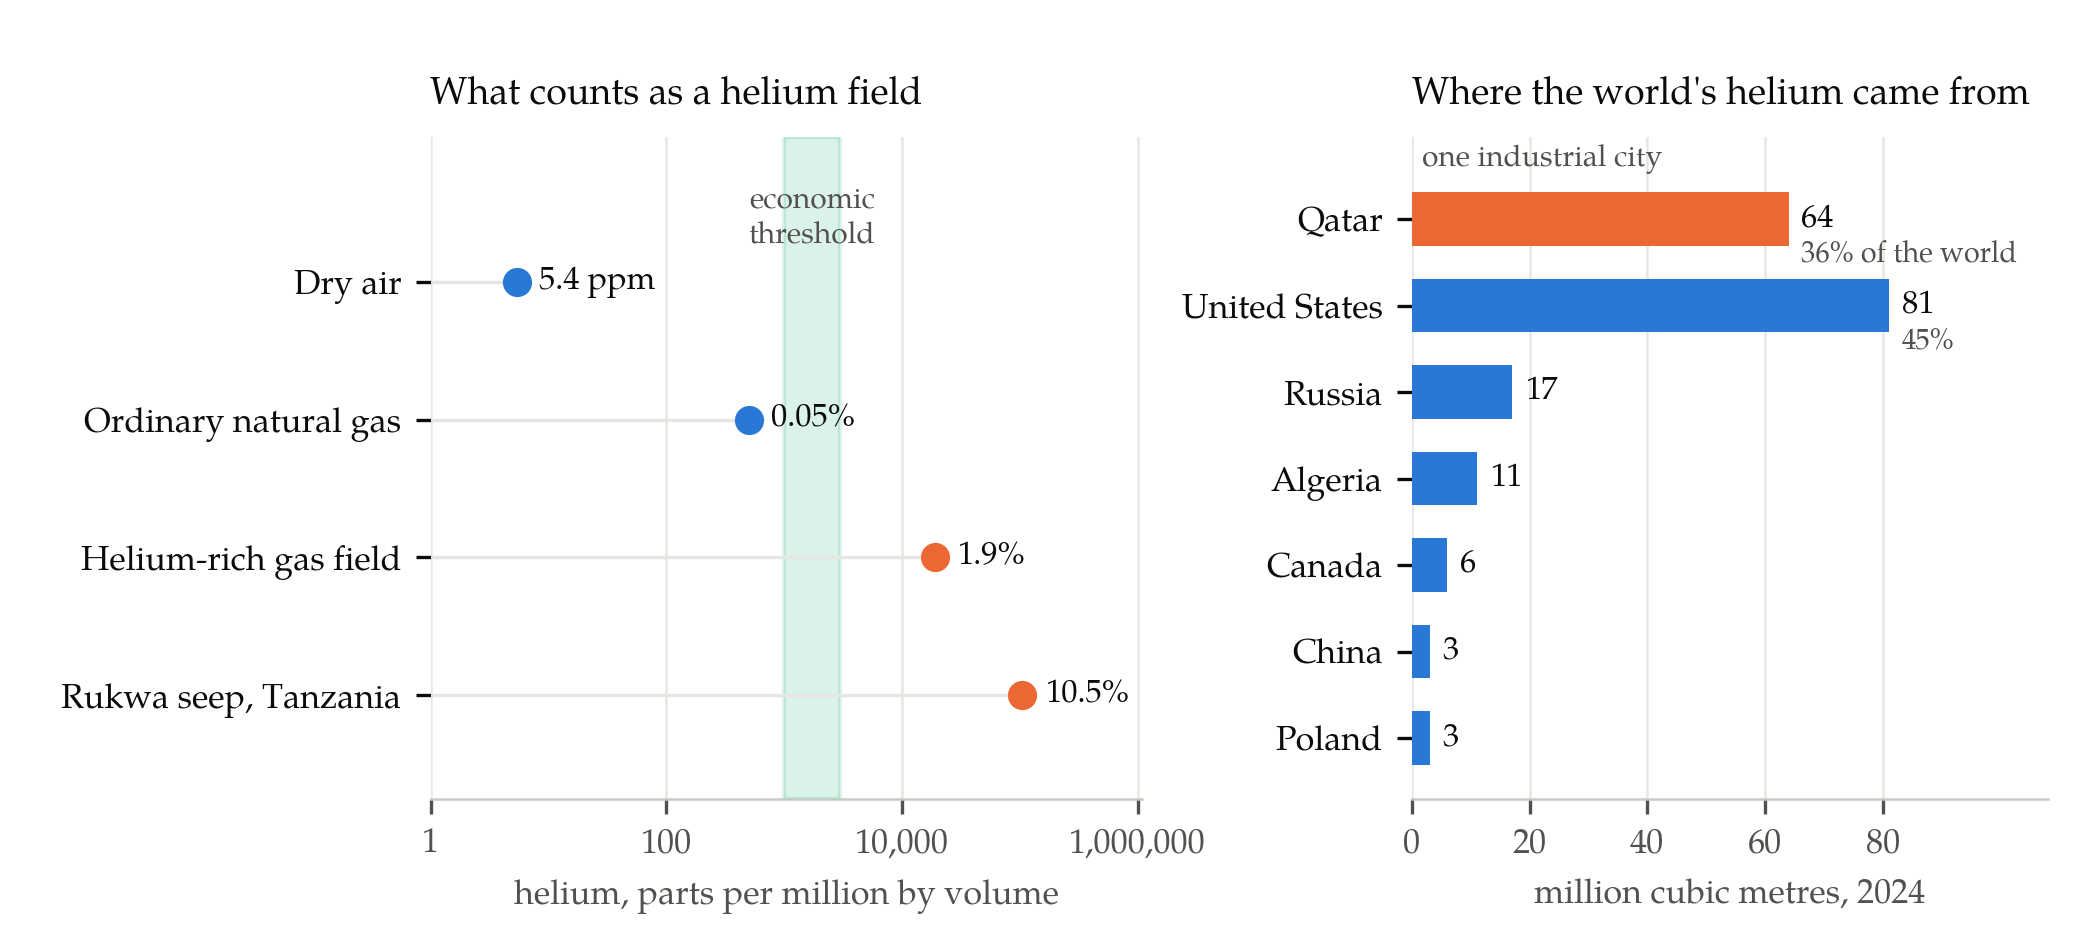

Recreate this plot in Python.
"""Figure for report 010 — the two constraints on helium.

Left panel: helium concentration by source, on a log axis in parts per million
by volume. Air sits at 5.4 ppmv (Danabalan et al. 2022); ordinary
natural gas is under about 500 ppmv; the published economic threshold falls
somewhere in 1,000-3,000 ppmv depending on whom you ask, and that band is drawn
rather than a line because the sources genuinely disagree. Everything to the
right of the band is a helium field; everything to the left is not.

Right panel: world helium refinery production in 2024, by country, from USGS
Mineral Commodity Summaries 2025. The United States figure combines the two
lines the USGS reports separately, 68 Mm3 extracted from natural gas and 13 Mm3
withdrawn from the Cliffside field. Qatar is called out because one industrial
city, Ras Laffan, supplies all of it.

Concentrations: Danabalan et al. 2022 (5.4 ppm air, 0.1% threshold, 10.5% Rukwa
seep); Physics World 2016 (0.3% threshold, <=0.05% ordinary gas);
USGS MCS 2025 (production). Palette: dataviz categorical slots 1-3 (light),
validated all-pairs, as used in figure 009.
Run: python3 figures/010-helium-concentration-and-supply.py
"""
import matplotlib
matplotlib.use("Agg")
import matplotlib.pyplot as plt
from pathlib import Path

SERIF = "TeX Gyre Pagella"
BLUE, ORANGE, AQUA = "#2a78d6", "#eb6834", "#1baf7a"
INK, MUTED, RULE = "#0b0b0b", "#52514e", "#e6e6e2"

plt.rcParams.update({
    "font.family": "serif", "font.serif": [SERIF], "font.size": 8.2,
    "mathtext.fontset": "custom", "mathtext.rm": SERIF,
    "mathtext.it": f"{SERIF}:italic", "mathtext.bf": f"{SERIF}:bold",
    "axes.edgecolor": "#c9c9c4", "axes.linewidth": 0.6,
    "text.color": INK, "axes.labelcolor": MUTED, "xtick.color": MUTED,
    "ytick.color": INK, "figure.facecolor": "white", "savefig.facecolor": "white",
})

fig, (axL, axR) = plt.subplots(1, 2, figsize=(7.0, 3.15),
                               gridspec_kw=dict(width_ratios=[1.12, 1.0],
                                                wspace=0.40))

# ---- left: concentration, log ppmv ----------------------------------------
rows = [("Rukwa seep, Tanzania", 105_000, ORANGE, "10.5%"),
        ("Helium-rich gas field", 19_000, ORANGE, "1.9%"),
        ("Ordinary natural gas", 500, BLUE, "0.05%"),
        ("Dry air", 5.4, BLUE, "5.4 ppm")]
ys = list(range(len(rows)))
axL.axvspan(1_000, 3_000, color=AQUA, alpha=0.16, zorder=1)
for y, (label, ppm, colour, tag) in zip(ys, rows):
    axL.plot([1.0, ppm], [y, y], color=RULE, lw=0.8, zorder=2)
    axL.plot([ppm], [y], "o", ms=6.0, color=colour, zorder=4)
    axL.text(ppm * 1.55, y, tag, va="center", ha="left", fontsize=7.8, color=INK)
axL.text(1_730, 3.70, "economic\nthreshold", fontsize=7.2, color=MUTED,
         ha="center", va="top", linespacing=1.3)
axL.set_yticks(ys, [r[0] for r in rows])
axL.set_xscale("log")
axL.set_xlim(1.0, 1.1e6)
axL.set_xticks([1, 1e2, 1e4, 1e6], ["1", "100", "10,000", "1,000,000"])
axL.set_ylim(-0.75, 4.05)
axL.set_xlabel("helium, parts per million by volume")
axL.set_title("What counts as a helium field", fontsize=9.0, loc="left",
              pad=8, color=INK)
axL.grid(axis="x", color=RULE, lw=0.6, zorder=0)
for s in ("top", "right", "left"):
    axL.spines[s].set_visible(False)

# ---- right: world production 2024 -----------------------------------------
bars = [("Poland", 3, BLUE), ("China", 3, BLUE), ("Canada", 6, BLUE),
        ("Algeria", 11, BLUE), ("Russia", 17, BLUE),
        ("United States", 81, BLUE), ("Qatar", 64, ORANGE)]
ys = list(range(len(bars)))
axR.barh(ys, [b[1] for b in bars], height=0.62,
         color=[b[2] for b in bars], zorder=3)
shares = {"Qatar": "36% of the world", "United States": "45%"}
for y, (name, v, _c) in zip(ys, bars):
    axR.text(v + 2.2, y, f"{v}", va="center", ha="left", fontsize=7.8, color=INK)
    if name in shares:
        axR.text(v + 2.2, y - 0.42, shares[name], va="center", ha="left",
                 fontsize=6.9, color=MUTED)
axR.text(1.8, len(bars) - 1 + 0.52, "one industrial city", fontsize=7.2,
         color=MUTED, ha="left", va="bottom")
axR.set_yticks(ys, [b[0] for b in bars])
axR.set_xlim(0, 108)
axR.set_xticks([0, 20, 40, 60, 80])
axR.set_ylim(-0.7, len(bars) - 0.05)
axR.set_xlabel("million cubic metres, 2024")
axR.set_title("Where the world's helium came from", fontsize=9.0, loc="left",
              pad=8, color=INK)
axR.grid(axis="x", color=RULE, lw=0.6, zorder=0)
for s in ("top", "right", "left"):
    axR.spines[s].set_visible(False)

fig.subplots_adjust(left=0.205, right=0.975, top=0.855, bottom=0.155)
out = Path(__file__).with_suffix(".png")
fig.savefig(out, dpi=300)
print(f"wrote {out}")
print(f"air->threshold(0.1%) = {1_000/5.4:,.0f}x ; air->threshold(0.3%) = {3_000/5.4:,.0f}x")
print(f"Qatar share of 180 Mm3 world total = {64/180*100:.1f}% ; US = {81/180*100:.1f}%")
